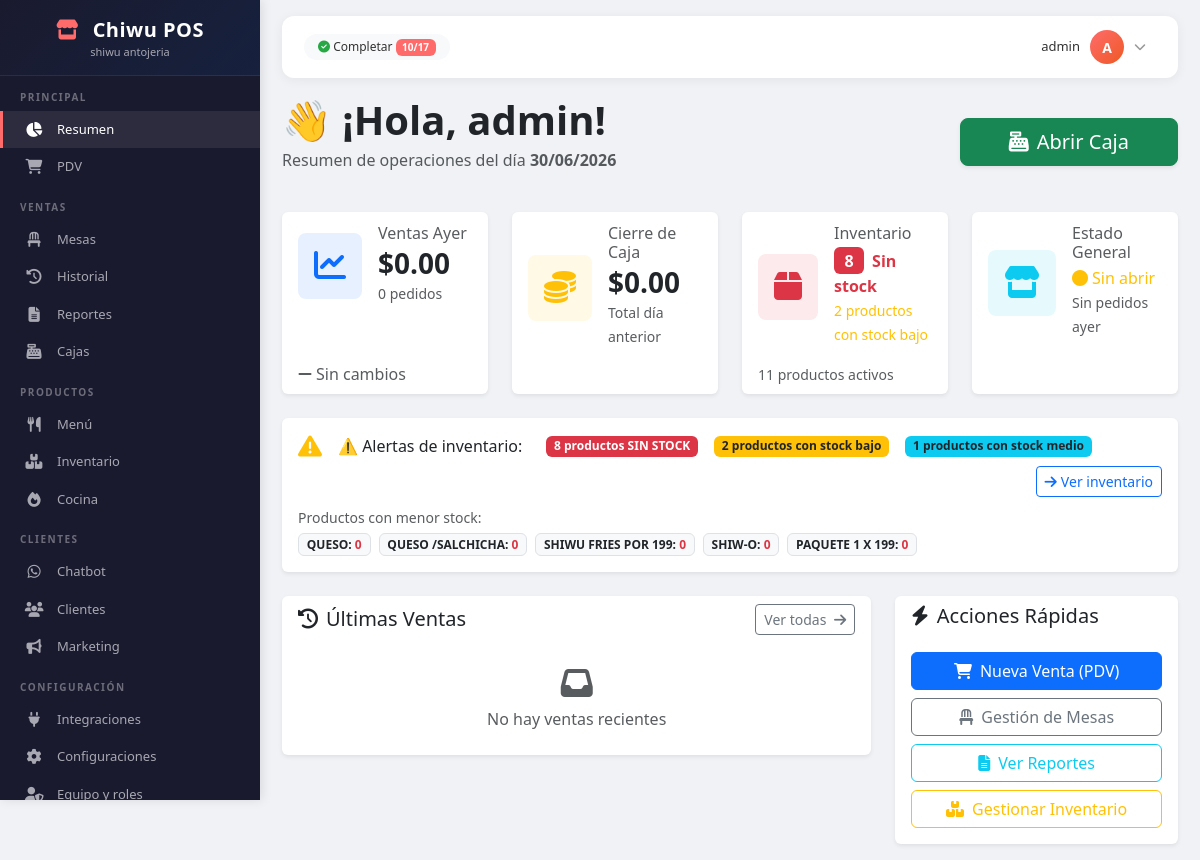
The app's page / (signed in), older data.
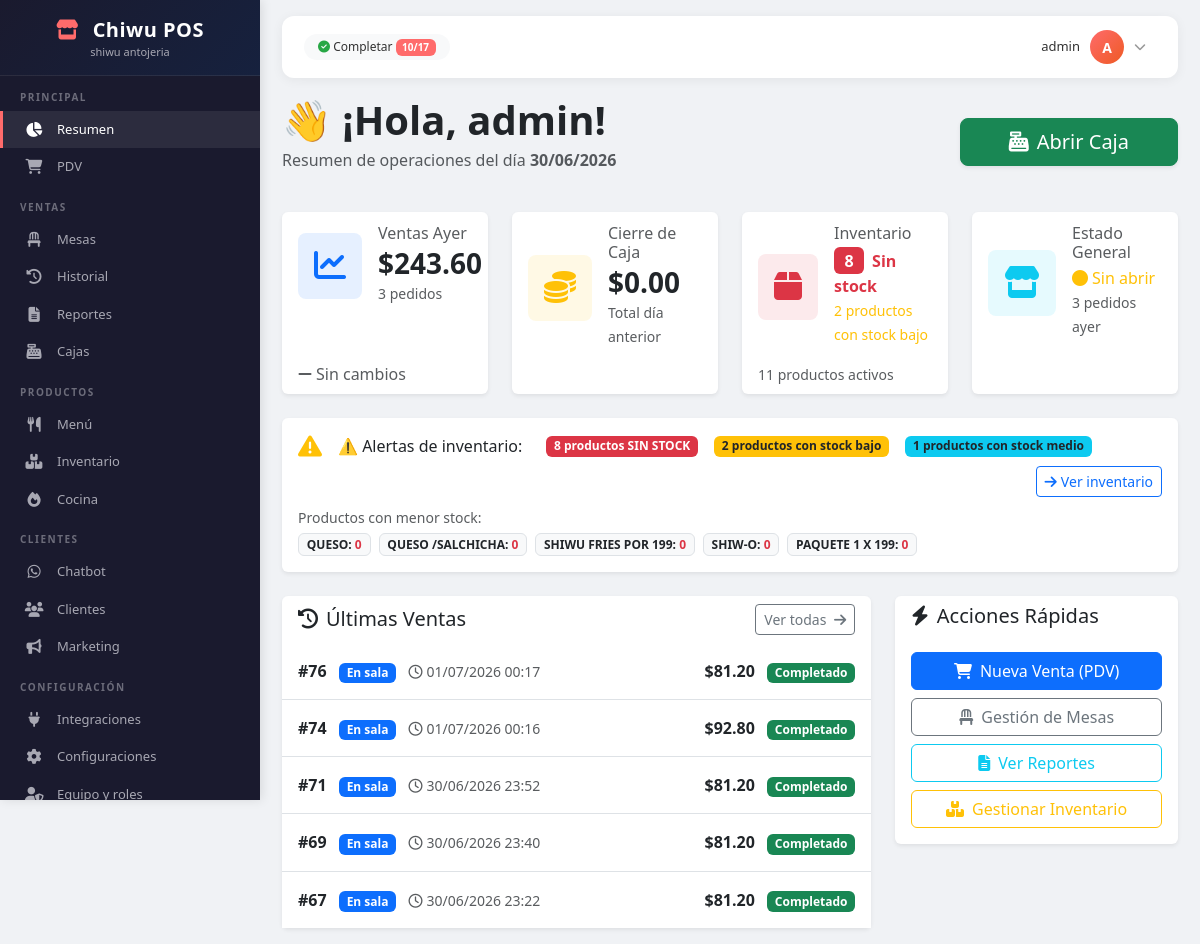
The same page, newer data.
### products/models.py (models this page shows, shortened)
class Product(models.Model):
    category = models.ForeignKey(Category, on_delete=models.SET_NULL, null=True, blank=True, related_name='products')
    name = models.CharField('Nombre', max_length=200)
    description = models.TextField('Descripción', blank=True)
    price = models.DecimalField('Precio', max_digits=10, decimal_places=2)
    discount_price = models.DecimalField('Precio con descuento', max_digits=10, decimal_places=2, null=True, blank=True)
    cost = models.DecimalField('Costo', max_digits=10, decimal_places=2, default=0)
    stock = models.PositiveIntegerField('Stock', default=0)
    sku = models.CharField('Código SKU', max_length=50, unique=True, blank=True, null=True)
    barcode = models.CharField('Código de barras', max_length=50, blank=True, null=True)
    image = models.ImageField('Imagen', upload_to='products/', blank=True, null=True)
    is_active = models.BooleanField('Activo', default=True)
    is_featured = models.BooleanField('Destacado', default=False)
    is_visible = models.BooleanField('Visible en menú', default=True)
    is_kitchen = models.BooleanField('Requiere cocina', default=False)
    created_at = models.DateTimeField(auto_now_add=True)
    updated_at = models.DateTimeField(auto_now=True)
    class Meta:
        verbose_name = 'Producto'
        verbose_name_plural = 'Productos'
        ordering = ['name']

### sales/models.py (models this page shows, shortened)
class Sale(models.Model):
    SERVICE_TYPES = (
        ('dine_in', 'En sala'),
        ('takeaway', 'Para llevar'),
        ('delivery', 'Delivery'),
        ('online', 'Pedido online'),
    )
    STATUS_CHOICES = (
        ('pending', 'Pendiente'),
        ('preparing', 'En preparación'),
        ('ready', 'Listo'),
        ('completed', 'Completado'),
        ('cancelled', 'Cancelado'),
    )
    PAYMENT_STATUS = (
        ('pending', 'Pendiente'),
        ('partial', 'Parcial'),
        ('paid', 'Pagado'),
        ('refunded', 'Reembolsado'),
    )
    cash_amount = models.DecimalField(
        'Monto en efectivo',
        max_digits=12,
        decimal_places=2,
        null=True,
        blank=True
    )
    card_amount = models.DecimalField(
        'Monto con tarjeta',
        max_digits=12,
        decimal_places=2,
        null=True,
        blank=True
    )
    user = models.ForeignKey(User, on_delete=models.PROTECT, related_name='sales')
    branch = models.ForeignKey('accounts.Branch', on_delete=models.PROTECT, related_name='sales', null=True)
    client = models.ForeignKey('clients.Client', on_delete=models.SET_NULL, null=True, blank=True, related_name='sales')
    total = models.DecimalField('Total', max_digits=12, decimal_places=2, default=0)
    subtotal = models.DecimalField('Subtotal', max_digits=12, decimal_places=2, default=0)
    discount = models.DecimalField('Descuento', max_digits=12, decimal_places=2, default=0)
    tax = models.DecimalField('Impuesto', max_digits=12, decimal_places=2, default=0)
    service_type = models.CharField('Tipo de servicio', max_length=20, choices=SERVICE_TYPES, default='dine_in')
    status = models.CharField('Estado', max_length=20, choices=STATUS_CHOICES, default='pending')
    payment_status = models.CharField('Estado de pago', max_length=20, choices=PAYMENT_STATUS, default='pending')
    payment_method = models.CharField('Método de pago', max_length=50, blank=True)
    order_source = models.CharField('Fuente de pedido', max_length=50, default='pos')
    notes = models.TextField('Notas', blank=True)
    created_at = models.DateTimeField(auto_now_add=True)
    updated_at = models.DateTimeField(auto_now=True)
    cash_register = models.ForeignKey(
        'CashRegister',
        on_delete=models.SET_NULL,
        null=True,
        blank=True,
        related_name='sales'
    )
    amount_received = models.DecimalField(
        'Monto recibido',
        max_digits=12,
        decimal_places=2,
        null=True,
        blank=True
    )
    change_amount = models.DecimalField(
        'Cambio',
        max_digits=12,
        decimal_places=2,
        null=True,
        blank=True
    )
    class Meta:
        verbose_name = 'Venta'
        verbose_name_plural = 'Ventas'

### core/views.py (the view)
# urls.py: path('', views.resumen_ejecutivo, name='resumen'),
@login_required
def resumen_ejecutivo(request):
    usuario_actual = request.user
    nombre_usuario = usuario_actual.get_full_name() or usuario_actual.username
    ayer = timezone.now().date() - timedelta(days=1)
    inicio_ayer = timezone.make_aware(datetime.combine(ayer, datetime.min.time()))
    fin_ayer = timezone.make_aware(datetime.combine(ayer, datetime.max.time()))
    ventas_ayer = Sale.objects.filter(
        created_at__range=(inicio_ayer, fin_ayer),
        status='completed'
    )
    total_ventas_ayer = ventas_ayer.aggregate(total=Sum('total'))['total'] or 0
    total_pedidos_ayer = ventas_ayer.count()
    cierres_ayer = CashRegister.objects.filter(
        closed_at__date=ayer,
        is_open=False
    )
    total_caja_ayer = cierres_ayer.aggregate(total=Sum('closing_balance'))['total'] or 0
    ultimo_cierre = cierres_ayer.order_by('-closed_at').first()
    caja_abierta_hoy = CashRegister.objects.filter(
        user=request.user,
        is_open=True,
        opened_at__date=timezone.now().date()
    ).first()
    stock_critico = Product.objects.filter(
        stock=0,
        is_active=True
    ).count()
    stock_bajo = Product.objects.filter(
        stock__gte=1,
        stock__lte=5,
        is_active=True
    ).count()
    stock_medio = Product.objects.filter(
        stock__gte=6,
        stock__lte=20,
        is_active=True
    ).count()
    productos_bajo_stock = Product.objects.filter(
        is_active=True
    ).order_by('stock')[:5]  # Los 5 con menos stock
    total_productos = Product.objects.filter(is_active=True).count()
    recent_sales = Sale.objects.filter(
        status='completed'
    ).order_by('-created_at')[:5]
    antier = ayer - timedelta(days=1)
    inicio_antier = timezone.make_aware(datetime.combine(antier, datetime.min.time()))
    fin_antier = timezone.make_aware(datetime.combine(antier, datetime.max.time()))
    ventas_antier = Sale.objects.filter(
        created_at__range=(inicio_antier, fin_antier),
        status='completed'
    ).aggregate(total=Sum('total'))['total'] or 0
    variacion = 0
    if ventas_antier > 0:
        variacion = ((total_ventas_ayer - ventas_antier) / ventas_antier) * 100
    context = {
        'nombre_usuario': nombre_usuario,
        'total_ventas_ayer': total_ventas_ayer,
        'total_pedidos_ayer': total_pedidos_ayer,
        'total_caja_ayer': total_caja_ayer,
        'ultimo_cierre': ultimo_cierre,
        'caja_abierta_hoy': caja_abierta_hoy,
        'recent_sales': recent_sales,
        'variacion_porcentual': round(variacion, 1),
        'fecha_ayer': ayer.strftime('%d/%m/%Y'),
        'stock_critico': stock_critico,
        'stock_bajo': stock_bajo,
        'stock_medio': stock_medio,
        'productos_bajo_stock': productos_bajo_stock,
        'total_productos': total_productos,
    }
    return render(request, 'dashboard/resumen_ejecutivo.html', context)

### templates/dashboard/resumen_ejecutivo.html (shortened to what the changed rows need)
{% extends 'layouts/base.html' %}
{% load static %}
{% block content %}
<div class="container-fluid px-0">
    <div class="row mb-4 align-items-center">
        <div class="col-md-7">
            <h1 class="display-6 fw-bold mb-0">👋 ¡Hola, {{ nombre_usuario }}!</h1>
        </div>
    </div>
    <div class="row g-4 mb-4">
        <div class="col-xl-3 col-lg-6 col-md-6">
            <div class="card h-100 border-0 shadow-sm">
                <div class="card-body">
                    <div class="d-flex align-items-center">
                        <div>
                            <h6 class="card-subtitle text-muted mb-1">Ventas Ayer</h6>
                            <h3 class="card-title fw-bold mb-0">${{ total_ventas_ayer|floatformat:2 }}</h3>
                            <small class="text-muted">{{ total_pedidos_ayer }} pedidos</small>
                        </div>
                    </div>
                </div>
            </div>
        </div>
        <div class="col-xl-3 col-lg-6 col-md-6">
            <div class="card h-100 border-0 shadow-sm">
                <div class="card-body">
                    <div class="d-flex align-items-center">
                        <div>
                            <h6 class="card-subtitle text-muted mb-1">Estado General</h6>
                            <div>
                                {% if caja_abierta_hoy %}
                                    <span class="text-success"><i class="fas fa-circle fs-6 me-1"></i>Operando</span>
                                {% else %}
                                    <span class="text-warning"><i class="fas fa-circle fs-6 me-1"></i>Sin abrir</span>
                                {% endif %}
                            </div>
                            <small class="text-muted">
                                {% if total_pedidos_ayer > 0 %}
                                    {{ total_pedidos_ayer }} pedidos ayer
                                {% else %}
                                    Sin pedidos ayer
                                {% endif %}
                            </small>
                        </div>
                    </div>
                </div>
            </div>
        </div>
    </div>
    {% if stock_critico > 0 or stock_bajo > 0 %}
    <div class="row mb-4">
        <div class="col-12">
            <div class="card border-0 shadow-sm">
                <div class="card-body">
                    {% if productos_bajo_stock %}
                    <div class="mt-2">
                        <div class="d-flex flex-wrap gap-2 mt-1">
                            {% for producto in productos_bajo_stock %}
                                <span class="badge bg-light text-dark border">
                                    {{ producto.name }}:
                                    {% if producto.stock == 0 %}
                                        <span class="text-danger fw-bold">{{ producto.stock }}</span>
                                    {% elif producto.stock <= 5 %}
                                        <span class="text-warning fw-bold">{{ producto.stock }}</span>
                                    {% else %}
                                        {{ producto.stock }}
                                    {% endif %}
                                </span>
                            {% endfor %}
                        </div>
                    </div>
                    {% endif %}
                </div>
            </div>
        </div>
    </div>
    {% endif %}
    <div class="row g-4">
        <div class="col-lg-8">
            <div class="card border-0 shadow-sm">
                <div class="card-body p-0">
                    {% if recent_sales %}
                        <div class="list-group list-group-flush">
                            {% for sale in recent_sales %}
                                <div class="list-group-item d-flex justify-content-between align-items-center py-3">
                                    <div>
                                        <span class="fw-bold">#{{ sale.id }}</span>
                                        <span class="badge bg-{% if sale.service_type == 'dine_in' %}primary{% elif sale.service_type == 'takeaway' %}warning{% else %}info{% endif %} ms-2">
                                            {{ sale.get_service_type_display }}
                                        </span>
                                        <small class="text-muted ms-2">
                                            <i class="far fa-clock me-1"></i>{{ sale.created_at|date:"d/m/Y H:i" }}
                                        </small>
                                    </div>
                                    <div>
                                        <span class="fw-bold">${{ sale.total|floatformat:2 }}</span>
                                        <span class="badge bg-{% if sale.status == 'completed' %}success{% elif sale.status == 'pending' %}secondary{% elif sale.status == 'preparing' %}info{% else %}danger{% endif %} ms-2">
                                            {{ sale.get_status_display }}
                                        </span>
                                    </div>
                                </div>
                            {% endfor %}
                        </div>
                    {% else %}
                        <div class="text-center py-4 text-muted">
                            <i class="fas fa-inbox fa-2x mb-2 d-block"></i>
                            No hay ventas recientes
                        </div>
                    {% endif %}
                </div>
            </div>
        </div>
    </div>
</div>
{% endblock %}

Row changes from the older to the newer data that the page shows:
added Sale: id "76", service_type "En sala", created_at "01/07/2026 00:17", total "81.20", status "Completado"
added Sale: id "74", service_type "En sala", created_at "01/07/2026 00:16", total "92.80", status "Completado"
added Sale: id "71", service_type "En sala", created_at "30/06/2026 23:52", total "81.20", status "Completado"
added Sale: id "69", service_type "En sala", created_at "30/06/2026 23:40", total "81.20", status "Completado"
added Sale: id "67", service_type "En sala", created_at "30/06/2026 23:22", total "81.20", status "Completado"
Text that changed along with them:
{{ total_ventas_ayer|floatformat:2 }}: "0.00" → "243.60"
{{ total_pedidos_ayer }}: "0" → "3"
{{ total_pedidos_ayer }}: (not shown) → "3"
text no longer shown: "Sin pedidos ayer No hay ventas recientes"
text now shown: "pedidos ayer"
